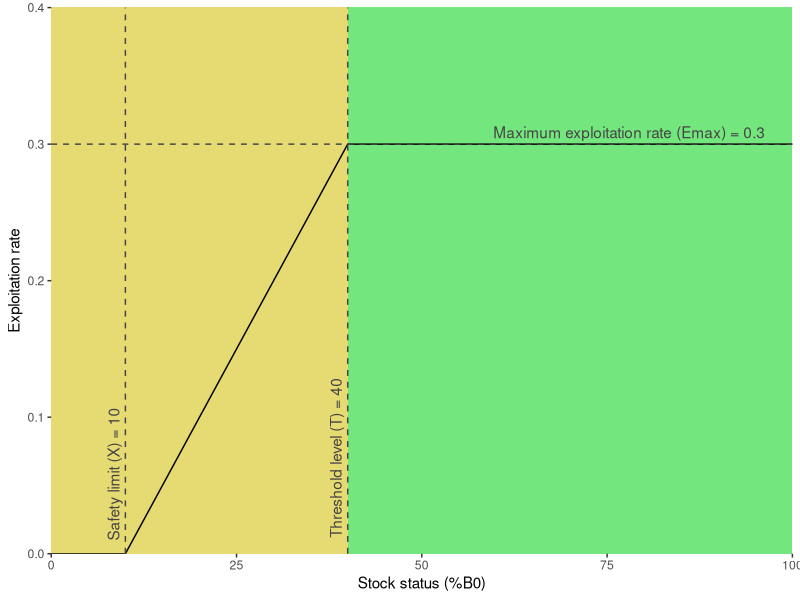

The R source for this figure:
library(ggplot2)

threshold <- 40
safety <- 10
basis <- 'e'
emax <- 0.3
cmax <- 600

mal2016 <- function(status,emax,threshold,safety){
  if(basis=='e'){
    value <- emax/(threshold-safety)*(status-safety)
    value[status<safety] <- 0
    value[status>threshold] <- emax
  } else {
    value <- cmax*((status-safety)/(threshold-safety))^2
    value[status<safety] <- 0
    value[status>threshold] <- cmax
  }
  value
}

values <- within(data.frame(status=seq(0,100,1)),{
  value <- mal2016(status,emax,threshold,safety)
  catch <- (value * status)/100
})

plot <- ggplot(values) +
  geom_rect(xmin=0,xmax=40,ymin=0,ymax=100,fill=hsv(0.15,0.5,0.9)) +
  geom_rect(xmin=40,xmax=100,ymin=0,ymax=100,fill=hsv(0.35,0.5,0.9)) +
  geom_rect(xmin=0,xmax=40,ymin=100,ymax=200,fill=hsv(0,0.5,0.9)) +
  geom_rect(xmin=40,xmax=100,ymin=100,ymax=200,fill=hsv(0.15,0.5,0.9)) +
  geom_line(aes(x=status,y=value)) +
  geom_vline(aes(xintercept=safety),lty=2,col='#444444') + 
  annotate('text',x=safety,y=0,label=paste('Safety limit (X) =',safety),angle=90,vjust=-0.5,hjust=-0.1,col='#444444') +
  geom_vline(aes(xintercept=threshold),lty=2,col='#444444') + 
  annotate('text',x=threshold,y=0,label=paste('Threshold level (T) =',threshold),angle=90,vjust=-0.5,hjust=-0.1,col='#444444') +
  geom_hline(aes(yintercept=emax),lty=2,col='#444444') +
  scale_x_continuous('Stock status (%B0)',limits=c(0,100),expand=c(0,0)) +
  labs(colour="")

if(basis=='i'){
  plot <- plot +
    annotate('text',x=100,y=emax,label=paste('Maximum fishing intensity (Imax) =',emax),vjust=-0.5,hjust=1.1,col='#444444') +
    scale_y_continuous('Fishing intensity (%Etarg)',limits=c(0,150),expand=c(0,0))
} else if(basis=='e'){
  plot <- plot +
    annotate('text',x=100,y=emax,label=paste('Maximum exploitation rate (Emax) =',emax),vjust=-0.5,hjust=1.1,col='#444444') +
    scale_y_continuous('Exploitation rate',limits=c(0,0.4),expand=c(0,0))
} else {
  plot <- plot +
    annotate('text',x=100,y=emax,label=paste('Maximum catch =',cmax),vjust=-0.5,hjust=1.1,col='#444444') +
    scale_y_continuous('Catch (`000 t)',limits=c(0,800),expand=c(0,0))  
}

if(basis=='c') {
  plot <- ggplot(values,aes(x=status,y=catch)) + 
    geom_line() + 
    labs(x='Status %B0',y='Relative catch (%)')
}

svg("mal2016.svg", width=6, height=4)
par(mar=c(5,5,3,3))
print(plot)
dev.off()

write.table(format(values,digits=2), 'mal2016.txt', row.names=F, quote=F)

